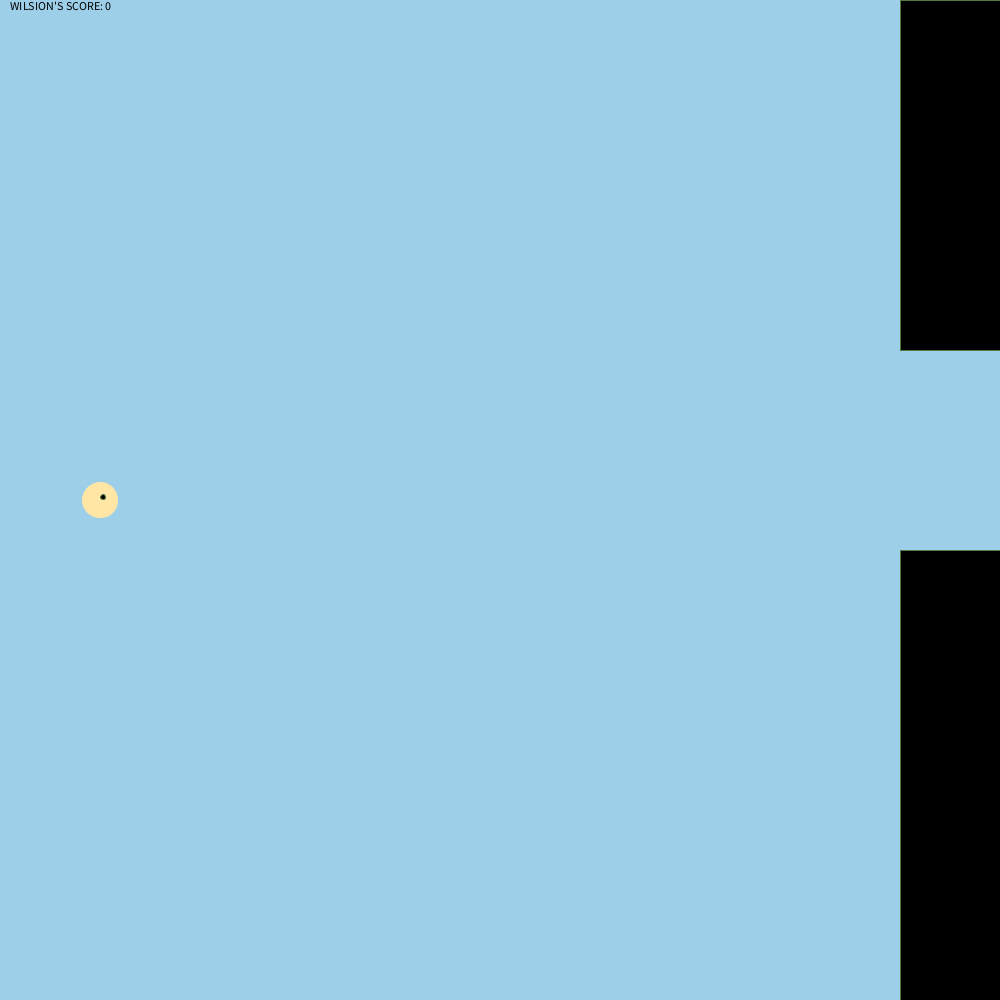
Frame 1 (no input)
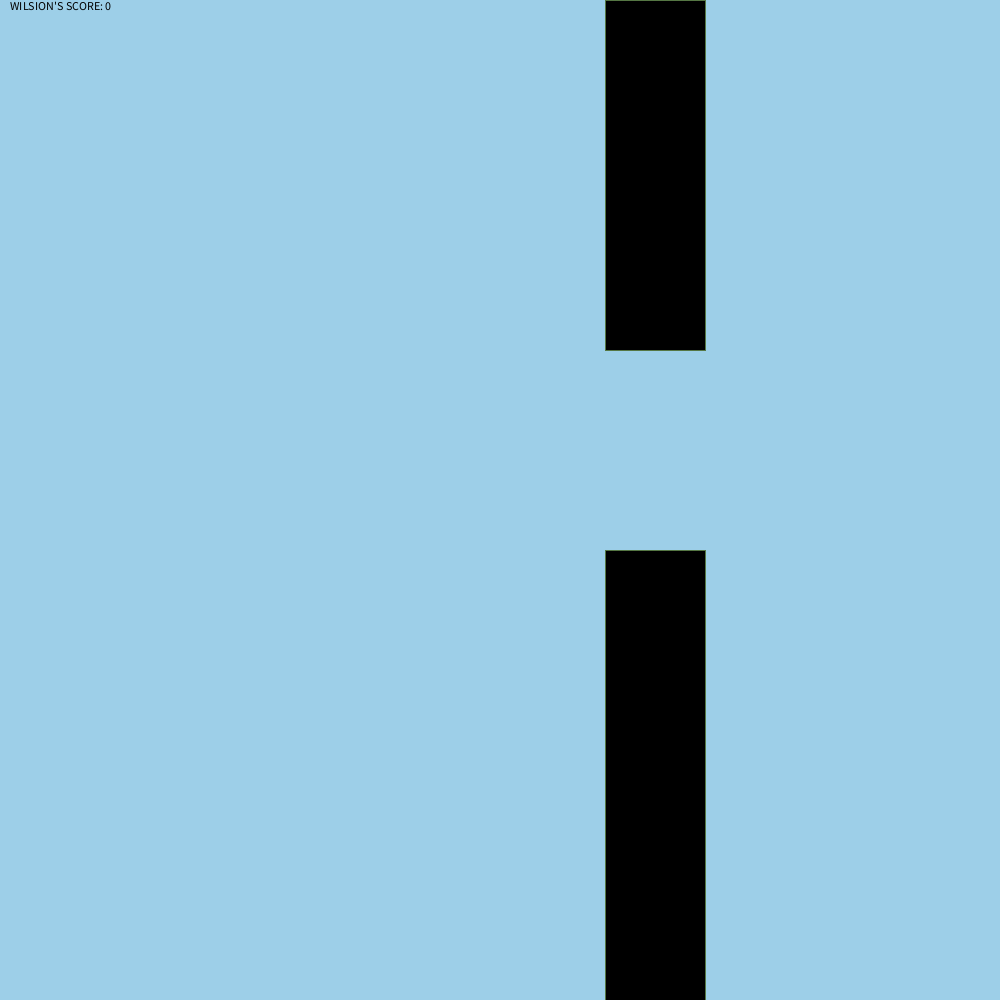
Frame 60 (the mouse pressed at the canvas centre just before this capture)
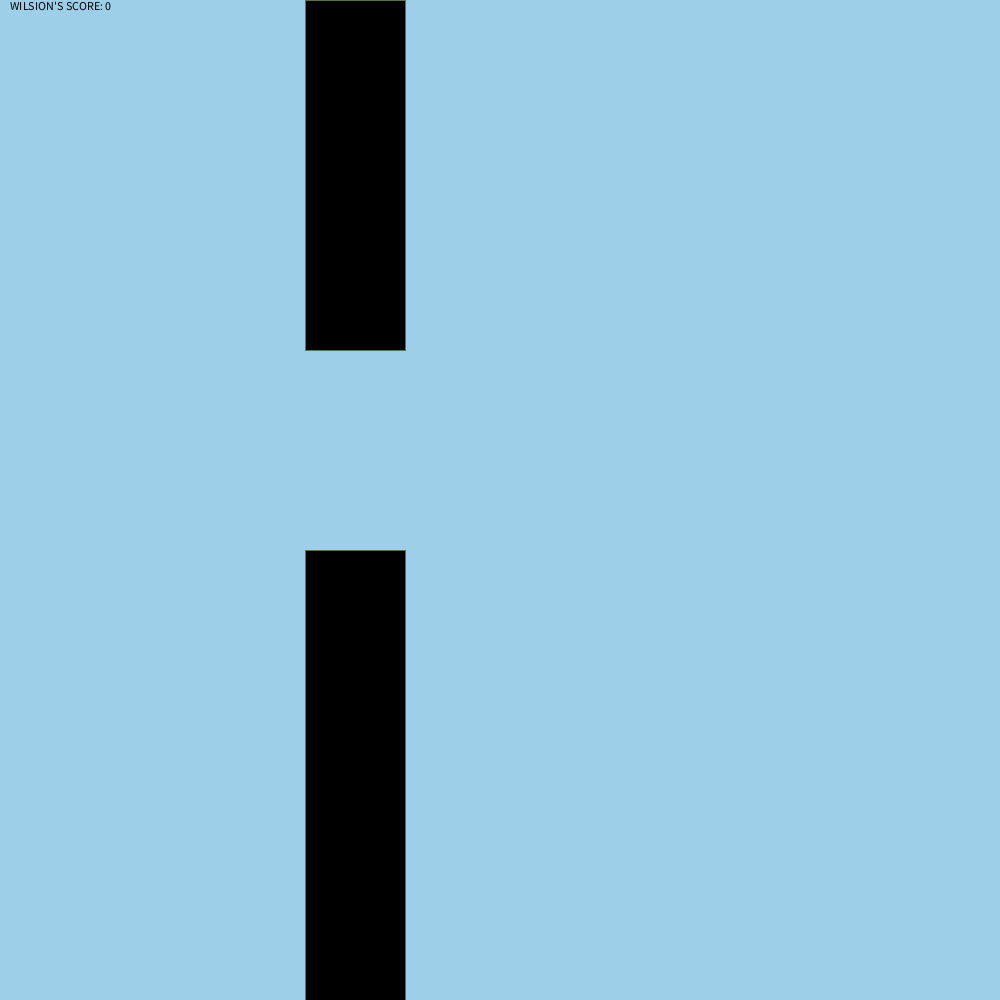
Frame 120 (the mouse held since frame 60 and released just before this capture)

The Processing sketch that drew these frames (run headless with seeded random() and noise(); from frame 60 on, the mouse is pressed at the canvas centre):

// Processing sketch: flappyBird
// ── flappyBird.pde

float birdYVelocity = 0;   
float gravity = 0.75;

float birdX = 100;
float birdY = 500;

float pipeX = 900;
int pipeHeight = 350;

int score = 0;

void setup ()
{
  size (1000,1000);
}

void draw()
{
  background(157, 207, 232);
  fill(255, 230, 165);
  stroke(255, 230, 165);
  ellipse(birdX, birdY, 35, 35);
  fill(85, 119, 68);
  stroke(85, 119, 68);
  fill(0, 0, 0);
  ellipse(birdX + 3, birdY - 3, 5, 5);
  rect(pipeX, 0, 100, pipeHeight);
  rect(pipeX, pipeHeight + 200, 100, 1000);
  birdYVelocity += gravity;
  birdY += birdYVelocity;
  pipeX -= 5;
  pipeTeleport();
  if(checkWilsion())
  {
    System.exit(0);
  }
  text("WILSION\'S SCORE: " + score, 10, 10);
}

void mousePressed()
{
  birdYVelocity = -13;
}

void pipeTeleport()
{
  if(pipeX <= -100)
  {
   pipeX = 1000; 
   pipeHeight = (int) random(100, 400);
  }
}

boolean checkWilsion ()
{
   if (birdY - 12.5 < pipeHeight && birdX > pipeX && birdX < (pipeX+100))
 {
   return true;
 }
   else if (birdY> pipeHeight + 200 && birdX > pipeX && birdX < (pipeX+100))
    {
      return true;
    }
    else
    {
      return false;
    } 
}
  
